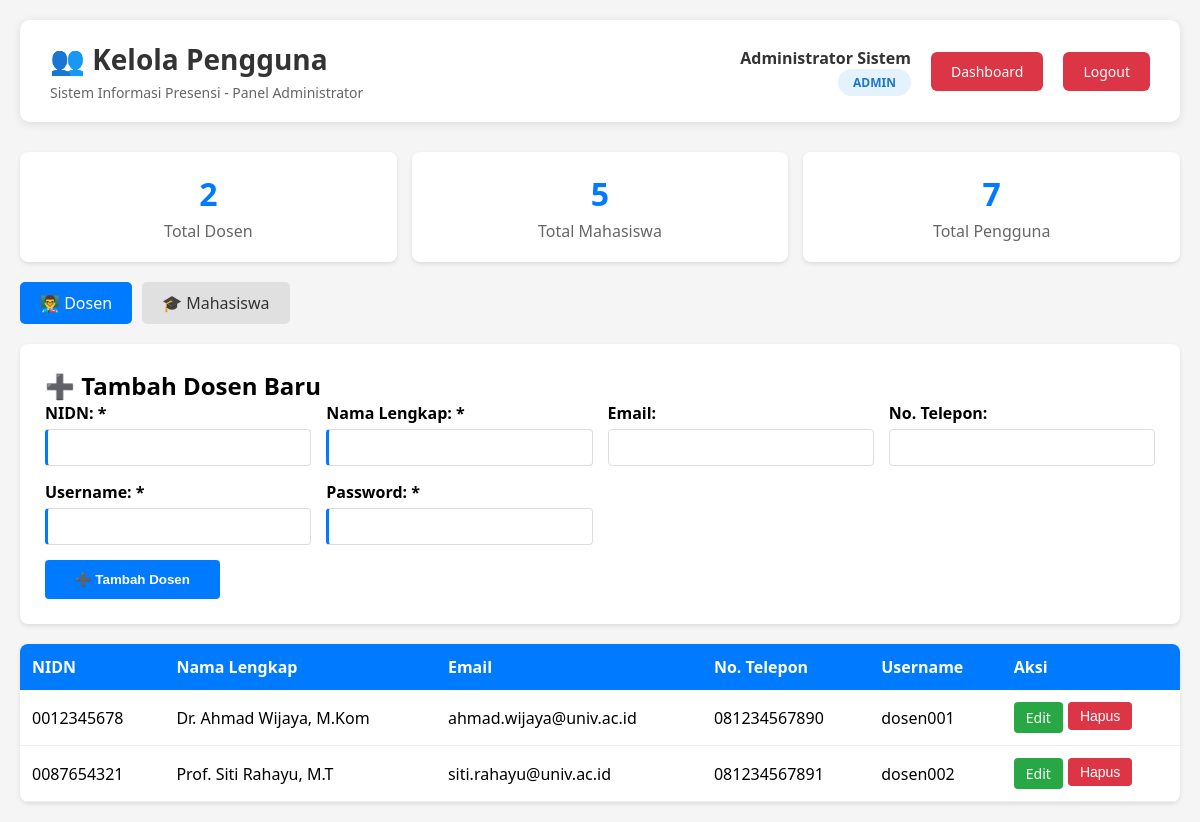
Page /modules/admin/kelola_pengguna.php (signed in) on the committed database.
### tables this page shows
CREATE TABLE dosen (
    id_dosen INT AUTO_INCREMENT PRIMARY KEY,
    nidn VARCHAR(20) NOT NULL UNIQUE COMMENT 'NIDN/NIP Dosen',
    nama_lengkap VARCHAR(100) NOT NULL,
    email VARCHAR(100),
    no_telp VARCHAR(15),
    user_id INT NOT NULL,
    created_at TIMESTAMP DEFAULT CURRENT_TIMESTAMP,
    FOREIGN KEY (user_id) REFERENCES users(id_user) ON DELETE CASCADE,
    UNIQUE KEY unique_user (user_id),
    INDEX idx_nidn (nidn)
);

CREATE TABLE users (
    id_user INT AUTO_INCREMENT PRIMARY KEY,
    username VARCHAR(50) NOT NULL UNIQUE,
    password VARCHAR(255) NOT NULL COMMENT 'Password hash (bcrypt/sha256)',
    role ENUM('admin', 'dosen', 'mhs') NOT NULL,
    created_at TIMESTAMP DEFAULT CURRENT_TIMESTAMP,
    INDEX idx_username (username),
    INDEX idx_role (role)
);

### includes/admin_functions.php (called while the page is built, shortened)
<?php
function getAllDosen() {
    try {
        $conn = getDBConnection();
        $query = "SELECT d.*, u.username
                  FROM dosen d
                  JOIN users u ON d.user_id = u.id_user
                  ORDER BY d.nama_lengkap";
        $result = $conn->query($query);
        $dosen = $result->fetch_all(MYSQLI_ASSOC);
        return $dosen;
    } catch (Exception $e) {
        error_log("Error getting dosen list: " . $e->getMessage());
        return [];
    }
}
function getAllMahasiswa() {
    try {
        $conn = getDBConnection();
        $query = "SELECT m.*, u.username
                  FROM mahasiswa m
                  JOIN users u ON m.user_id = u.id_user
                  ORDER BY m.nama_lengkap";
        $result = $conn->query($query);
        $mahasiswa = $result->fetch_all(MYSQLI_ASSOC);
        return $mahasiswa;
    } catch (Exception $e) {
        error_log("Error getting mahasiswa list: " . $e->getMessage());
        return [];
    }
}

### modules/admin/kelola_pengguna.php (the view, shortened to what this page needs)
<?php
require_once __DIR__ . '/../../includes/admin_functions.php';
$nama = $_SESSION['nama'] ?? 'Administrator';
$view = $_GET['view'] ?? 'dosen';
$edit_data = null;
$dosen_list = getAllDosen();
$mahasiswa_list = getAllMahasiswa();
?>
<!DOCTYPE html>
<html lang="id">
<head>
    <link rel="stylesheet" href="/assets/css/dashboard.css">
</head>
<body>
    <div class="dashboard-container">
        <div class="header">
            <div class="header-left">
                <h1>👥 Kelola Pengguna</h1>
                <p>Sistem Informasi Presensi - Panel Administrator</p>
            </div>
            <div class="header-right">
                <div class="user-info">
                    <div class="user-name"><?php echo htmlspecialchars($nama); ?></div>
                    <div class="user-role">
                        <span class="role-badge admin">Admin</span>
                    </div>
                </div>
                <a href="/modules/admin/dashboard.php" class="btn-logout">Dashboard</a>
                <a href="/auth/logout.php" class="btn-logout">Logout</a>
            </div>
        </div>
        <div class="stats-grid">
            <div class="stat-card">
                <h3><?php echo count($dosen_list); ?></h3>
                <p>Total Dosen</p>
            </div>
            <div class="stat-card">
                <h3><?php echo count($mahasiswa_list); ?></h3>
                <p>Total Mahasiswa</p>
            </div>
            <div class="stat-card">
                <h3><?php echo count($dosen_list) + count($mahasiswa_list); ?></h3>
                <p>Total Pengguna</p>
            </div>
        </div>
        <div class="view-toggle">
            <a href="?view=dosen" class="<?php echo $view == 'dosen' ? 'active' : ''; ?>">
                👨‍🏫 Dosen
            </a>
            <a href="?view=mahasiswa" class="<?php echo $view == 'mahasiswa' ? 'active' : ''; ?>">
                🎓 Mahasiswa
            </a>
        </div>
        <?php if ($view == 'dosen'): ?>
            <div class="form-card">
                <h2><?php echo $edit_data ? '✏️ Edit Dosen' : '➕ Tambah Dosen Baru'; ?></h2>
                <form method="POST" action="">
                    <div class="form-grid">
                        <div class="form-group">
                            <label>NIDN: *</label>
                            <input type="text" name="nidn" required value="<?php echo $edit_data ? htmlspecialchars($edit_data['nidn']) : ''; ?>">
                        </div>
                        <div class="form-group">
                            <label>Nama Lengkap: *</label>
                            <input type="text" name="nama_lengkap" required value="<?php echo $edit_data ? htmlspecialchars($edit_data['nama_lengkap']) : ''; ?>">
                        </div>
                        <div class="form-group">
                            <label>Email:</label>
                            <input type="email" name="email" value="<?php echo $edit_data ? htmlspecialchars($edit_data['email']) : ''; ?>">
                        </div>
                        <div class="form-group">
                            <label>No. Telepon:</label>
                            <input type="text" name="no_telp" value="<?php echo $edit_data ? htmlspecialchars($edit_data['no_telp']) : ''; ?>">
                        </div>
                        <div class="form-group">
                            <label>Username: *</label>
                            <input type="text" name="username" required value="<?php echo $edit_data ? htmlspecialchars($edit_data['username']) : ''; ?>">
                        </div>
                        <?php if (!$edit_data): ?>
                            <div class="form-group">
                                <label>Password: *</label>
                                <input type="password" name="password" required minlength="6">
                            </div>
                        <?php endif; ?>
                    </div>
                    <button type="submit" class="btn-submit">
                        <?php echo $edit_data ? '💾 Update Dosen' : '➕ Tambah Dosen'; ?>
                    </button>
                </form>
            </div>
            <div class="table-container">
                <table>
                    <thead>
                        <tr>
                            <th>NIDN</th>
                            <th>Nama Lengkap</th>
                            <th>Email</th>
                            <th>No. Telepon</th>
                            <th>Username</th>
                            <th>Aksi</th>
                        </tr>
                    </thead>
                    <tbody>
                        <?php foreach ($dosen_list as $dosen): ?>
                            <tr>
                                <td><?php echo htmlspecialchars($dosen['nidn']); ?></td>
                                <td><?php echo htmlspecialchars($dosen['nama_lengkap']); ?></td>
                                <td><?php echo htmlspecialchars($dosen['email'] ?? '-'); ?></td>
                                <td><?php echo htmlspecialchars($dosen['no_telp'] ?? '-'); ?></td>
                                <td><?php echo htmlspecialchars($dosen['username']); ?></td>
                                <td>
                                    <div class="action-buttons">
                                        <a href="?view=dosen&edit=<?php echo $dosen['id_dosen']; ?>" class="btn-edit">Edit</a>
                                        <form method="POST" action="" style="display: inline;" onsubmit="return confirm('Yakin ingin menghapus dosen ini?');">
                                            <button type="submit" class="btn-delete">Hapus</button>
                                        </form>
                                    </div>
                                </td>
                            </tr>
                        <?php endforeach; ?>
                    </tbody>
                </table>
            </div>
        <?php endif; ?>
    </div>
</body>
</html>

### assets/css/dashboard.css (style rules this page uses)
* { margin: 0; padding: 0; box-sizing: border-box; }
body { font-family: 'Segoe UI', Tahoma, Geneva, Verdana, sans-serif; background: #f5f5f5; min-height: 100vh; }
.dashboard-container { max-width: 1200px; margin: 0 auto; padding: 20px; }
.header { background: white; padding: 20px 30px; border-radius: 10px; box-shadow: 0 2px 10px rgba(0, 0, 0, 0.1); margin-bottom: 30px; display: flex; justify-content: space-between; align-items: center; }
.header-left h1 { color: #333; font-size: 28px; margin-bottom: 5px; }
.header-left p { color: #666; font-size: 14px; }
.header-right { display: flex; align-items: center; gap: 20px; }
.user-info { text-align: right; }
.user-info .user-name { font-weight: 600; color: #333; font-size: 16px; }
.user-info .user-role { color: #666; font-size: 14px; text-transform: capitalize; }
.role-badge { display: inline-block; padding: 5px 15px; border-radius: 20px; font-size: 12px; font-weight: 600; text-transform: uppercase; }
.role-badge.admin { background: #e3f2fd; color: #1976d2; }
.btn-logout { padding: 10px 20px; background: #dc3545; color: white; border: none; border-radius: 6px; font-size: 14px; cursor: pointer; text-decoration: none; display: inline-block; transition: background 0.3s ease; }

### modules/admin/kelola_pengguna.php (style rules this page uses)
.view-toggle { display: flex; gap: 10px; margin-bottom: 20px; }
.view-toggle a { padding: 10px 20px; background: #e0e0e0; color: #333; text-decoration: none; border-radius: 5px; transition: all 0.3s; }
.view-toggle a.active { background: #007bff; color: white; }
.form-card { background: white; padding: 25px; border-radius: 8px; box-shadow: 0 2px 4px rgba(0,0,0,0.1); margin-bottom: 20px; }
.form-grid { display: grid; grid-template-columns: repeat(auto-fit, minmax(250px, 1fr)); gap: 15px; margin-bottom: 15px; }
.form-group { display: flex; flex-direction: column; }
.form-group label { font-weight: bold; margin-bottom: 5px; }
.form-group input, .form-group select { padding: 10px; border: 1px solid #ddd; border-radius: 4px; }
.form-group input:required, .form-group select:required { border-left: 3px solid #007bff; }
.btn-submit { padding: 12px 30px; background: #007bff; color: white; border: none; border-radius: 4px; cursor: pointer; font-weight: bold; }
.table-container { background: white; border-radius: 8px; overflow: hidden; box-shadow: 0 2px 4px rgba(0,0,0,0.1); }
table { width: 100%; border-collapse: collapse; }
th { background: #007bff; color: white; padding: 12px; text-align: left; font-weight: 600; }
td { padding: 12px; border-bottom: 1px solid #eee; }
.action-buttons { display: flex; gap: 5px; }
.btn-edit, .btn-delete { padding: 6px 12px; border: none; border-radius: 4px; cursor: pointer; text-decoration: none; display: inline-block; font-size: 14px; }
.btn-edit { background: #28a745; color: white; }
.btn-delete { background: #dc3545; color: white; }
.stats-grid { display: grid; grid-template-columns: repeat(auto-fit, minmax(200px, 1fr)); gap: 15px; margin-bottom: 20px; }
.stat-card { background: white; padding: 20px; border-radius: 8px; box-shadow: 0 2px 4px rgba(0,0,0,0.1); text-align: center; }
.stat-card h3 { margin: 0; font-size: 32px; color: #007bff; }
.stat-card p { margin: 5px 0 0 0; color: #666; }

### rows in the picture
dosen: nidn "0012345678", nama_lengkap "Dr. Ahmad Wijaya, M.Kom", email "ahmad.wijaya@univ.ac.id", no_telp "081234567890", user.username "dosen001"
dosen: nidn "0087654321", nama_lengkap "Prof. Siti Rahayu, M.T", email "siti.rahayu@univ.ac.id", no_telp "081234567891", user.username "dosen002"

### other values in the picture
$nama "Administrator Sistem"
count($dosen_list) "2"
count($mahasiswa_list) "5"
count($dosen_list) + count($mahasiswa_list) "7"
